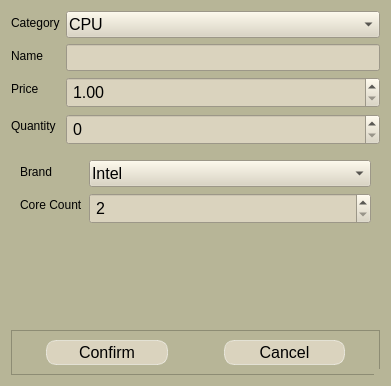
<?xml version="1.0" encoding="UTF-8"?>
<ui version="4.0">
 <class>AddProductDialog</class>
 <widget class="QDialog" name="AddProductDialog">
  <property name="geometry">
   <rect>
    <x>0</x>
    <y>0</y>
    <width>391</width>
    <height>386</height>
   </rect>
  </property>
  <property name="sizePolicy">
   <sizepolicy hsizetype="Preferred" vsizetype="Preferred">
    <horstretch>0</horstretch>
    <verstretch>0</verstretch>
   </sizepolicy>
  </property>
  <property name="windowTitle">
   <string>Add Product</string>
  </property>
  <property name="styleSheet">
   <string notr="true">QWidget{
background-color:rgb(183, 181, 151);
}</string>
  </property>
  <property name="sizeGripEnabled">
   <bool>true</bool>
  </property>
  <layout class="QVBoxLayout" name="verticalLayout">
   <property name="sizeConstraint">
    <enum>QLayout::SetMaximumSize</enum>
   </property>
   <item>
    <layout class="QFormLayout" name="formLayout">
     <item row="0" column="0">
      <widget class="QLabel" name="label">
       <property name="styleSheet">
        <string notr="true">QLabel {
    font: 800;
    color: black; /* Sets the font color to black */
}
</string>
       </property>
       <property name="text">
        <string>Category</string>
       </property>
      </widget>
     </item>
     <item row="0" column="1">
      <widget class="QComboBox" name="category">
       <property name="styleSheet">
        <string notr="true">QComboBox{
background-color: rgb(218, 211, 190);
color: black;


font-size: 16px;
padding:2px;
text-align: center;


}

QComboBox:hover {
background-color: rgba(255, 255, 255, 0.3);
}

</string>
       </property>
       <item>
        <property name="text">
         <string>CPU</string>
        </property>
       </item>
       <item>
        <property name="text">
         <string>RAM</string>
        </property>
       </item>
       <item>
        <property name="text">
         <string>Motherboard</string>
        </property>
       </item>
      </widget>
     </item>
     <item row="1" column="0">
      <widget class="QLabel" name="label_3">
       <property name="styleSheet">
        <string notr="true">QLabel {
    font: 800;
    color: black; /* Sets the font color to black */
}
</string>
       </property>
       <property name="text">
        <string>Name</string>
       </property>
      </widget>
     </item>
     <item row="1" column="1">
      <widget class="QLineEdit" name="name">
       <property name="sizePolicy">
        <sizepolicy hsizetype="Expanding" vsizetype="Fixed">
         <horstretch>0</horstretch>
         <verstretch>0</verstretch>
        </sizepolicy>
       </property>
       <property name="minimumSize">
        <size>
         <width>0</width>
         <height>0</height>
        </size>
       </property>
       <property name="styleSheet">
        <string notr="true">QLineEdit{
background-color: rgb(218, 211, 190);
color: black;


font-size: 16px;
padding:2px;
text-align: center;


}

QLineEdit:hover {
background-color: rgba(255, 255, 255, 0.3);
}

</string>
       </property>
       <property name="maxLength">
        <number>25</number>
       </property>
       <property name="placeholderText">
        <string/>
       </property>
       <property name="clearButtonEnabled">
        <bool>true</bool>
       </property>
      </widget>
     </item>
     <item row="2" column="0">
      <widget class="QLabel" name="label_4">
       <property name="styleSheet">
        <string notr="true">QLabel {
    font: 800;
    color: black; /* Sets the font color to black */
}
</string>
       </property>
       <property name="text">
        <string>Price</string>
       </property>
      </widget>
     </item>
     <item row="2" column="1">
      <widget class="QDoubleSpinBox" name="price">
       <property name="styleSheet">
        <string notr="true">QDoubleSpinBox{
background-color: rgb(218, 211, 190);
color: black;


font-size: 16px;
padding:2px;
text-align: center;


}

QDoubleSpinBox:hover {
background-color: rgba(255, 255, 255, 0.3);
}


</string>
       </property>
       <property name="minimum">
        <double>1.000000000000000</double>
       </property>
       <property name="maximum">
        <double>99999.990000000005239</double>
       </property>
      </widget>
     </item>
     <item row="3" column="0">
      <widget class="QLabel" name="label_10">
       <property name="styleSheet">
        <string notr="true">QLabel {
    font: 800;
    color: black; /* Sets the font color to black */
}
</string>
       </property>
       <property name="text">
        <string>Quantity</string>
       </property>
      </widget>
     </item>
     <item row="3" column="1">
      <widget class="QSpinBox" name="quantity">
       <property name="styleSheet">
        <string notr="true">QSpinBox{
background-color: rgb(218, 211, 190);
color: black;


font-size: 16px;
padding:2px;
text-align: center;


}

QSpinBox:hover {
background-color: rgba(255, 255, 255, 0.3);
}

</string>
       </property>
      </widget>
     </item>
    </layout>
   </item>
   <item>
    <widget class="QStackedWidget" name="stackedWidget">
     <property name="currentIndex">
      <number>0</number>
     </property>
     <widget class="QWidget" name="page">
      <layout class="QGridLayout" name="gridLayout">
       <item row="0" column="0">
        <layout class="QFormLayout" name="formLayout_2">
         <item row="0" column="0">
          <widget class="QLabel" name="label_2">
           <property name="styleSheet">
            <string notr="true">QLabel {
    font: 800;
    color: black; /* Sets the font color to black */
}
</string>
           </property>
           <property name="text">
            <string>Brand</string>
           </property>
          </widget>
         </item>
         <item row="0" column="1">
          <widget class="QComboBox" name="cpuBrand">
           <property name="styleSheet">
            <string notr="true">QComboBox{
background-color: rgb(218, 211, 190);
color: black;


font-size: 16px;
padding:2px;
text-align: center;


}

QComboBox:hover {
background-color: rgba(255, 255, 255, 0.3);
}

</string>
           </property>
           <item>
            <property name="text">
             <string>Intel</string>
            </property>
           </item>
           <item>
            <property name="text">
             <string>AMD</string>
            </property>
           </item>
          </widget>
         </item>
         <item row="1" column="0">
          <widget class="QLabel" name="label_5">
           <property name="styleSheet">
            <string notr="true">QLabel {
    font: 800;
    color: black; /* Sets the font color to black */
}
</string>
           </property>
           <property name="text">
            <string>Core Count</string>
           </property>
          </widget>
         </item>
         <item row="1" column="1">
          <widget class="QSpinBox" name="coreCount">
           <property name="styleSheet">
            <string notr="true">QSpinBox{
background-color: rgb(218, 211, 190);
color: black;


font-size: 16px;
padding:2px;
text-align: center;


}

QSpinBox:hover {
background-color: rgba(255, 255, 255, 0.3);
}


</string>
           </property>
           <property name="minimum">
            <number>2</number>
           </property>
           <property name="maximum">
            <number>300</number>
           </property>
           <property name="singleStep">
            <number>2</number>
           </property>
          </widget>
         </item>
        </layout>
       </item>
      </layout>
     </widget>
     <widget class="QWidget" name="page_2">
      <layout class="QGridLayout" name="gridLayout_2">
       <item row="0" column="0">
        <layout class="QFormLayout" name="formLayout_3">
         <item row="0" column="0">
          <widget class="QLabel" name="label_6">
           <property name="text">
            <string>Brand</string>
           </property>
          </widget>
         </item>
         <item row="0" column="1">
          <widget class="QComboBox" name="ramBrand">
           <item>
            <property name="text">
             <string>ADATA</string>
            </property>
           </item>
           <item>
            <property name="text">
             <string>Corsair</string>
            </property>
           </item>
           <item>
            <property name="text">
             <string>Crucial</string>
            </property>
           </item>
           <item>
            <property name="text">
             <string>G.Skill</string>
            </property>
           </item>
           <item>
            <property name="text">
             <string>HyperX</string>
            </property>
           </item>
           <item>
            <property name="text">
             <string>Kingston</string>
            </property>
           </item>
           <item>
            <property name="text">
             <string>Micron</string>
            </property>
           </item>
           <item>
            <property name="text">
             <string>Patriot Memory</string>
            </property>
           </item>
           <item>
            <property name="text">
             <string>Samsung</string>
            </property>
           </item>
           <item>
            <property name="text">
             <string>SK hynix</string>
            </property>
           </item>
          </widget>
         </item>
         <item row="1" column="1">
          <widget class="QComboBox" name="ramSize">
           <item>
            <property name="text">
             <string>4</string>
            </property>
           </item>
           <item>
            <property name="text">
             <string>8</string>
            </property>
           </item>
           <item>
            <property name="text">
             <string>16</string>
            </property>
           </item>
          </widget>
         </item>
         <item row="1" column="0">
          <widget class="QLabel" name="label_7">
           <property name="text">
            <string>Size (GB)</string>
           </property>
          </widget>
         </item>
        </layout>
       </item>
      </layout>
     </widget>
     <widget class="QWidget" name="page_3">
      <layout class="QGridLayout" name="gridLayout_3">
       <item row="0" column="0">
        <layout class="QFormLayout" name="formLayout_4">
         <item row="0" column="0">
          <widget class="QLabel" name="label_8">
           <property name="text">
            <string>Brand</string>
           </property>
          </widget>
         </item>
         <item row="0" column="1">
          <widget class="QComboBox" name="mbBrand">
           <item>
            <property name="text">
             <string>ASRock</string>
            </property>
           </item>
           <item>
            <property name="text">
             <string>Asus</string>
            </property>
           </item>
           <item>
            <property name="text">
             <string>Biostar</string>
            </property>
           </item>
           <item>
            <property name="text">
             <string>EVGA</string>
            </property>
           </item>
           <item>
            <property name="text">
             <string>Gigabyte</string>
            </property>
           </item>
           <item>
            <property name="text">
             <string>MSI</string>
            </property>
           </item>
          </widget>
         </item>
         <item row="1" column="0">
          <widget class="QLabel" name="label_9">
           <property name="text">
            <string>Form Factor</string>
           </property>
          </widget>
         </item>
         <item row="1" column="1">
          <widget class="QComboBox" name="mbSize">
           <item>
            <property name="text">
             <string>ATX</string>
            </property>
           </item>
           <item>
            <property name="text">
             <string>Micro-ATX</string>
            </property>
           </item>
           <item>
            <property name="text">
             <string>Mini-ITX</string>
            </property>
           </item>
          </widget>
         </item>
        </layout>
       </item>
      </layout>
     </widget>
    </widget>
   </item>
   <item>
    <widget class="QFrame" name="frame">
     <property name="frameShape">
      <enum>QFrame::StyledPanel</enum>
     </property>
     <property name="frameShadow">
      <enum>QFrame::Raised</enum>
     </property>
     <layout class="QHBoxLayout" name="horizontalLayout">
      <item>
       <widget class="QPushButton" name="confirm">
        <property name="styleSheet">
         <string notr="true">QPushButton{
background-color: rgb(218, 211, 190);
color: black;
border: 1px solid rgba(255, 255, 255, 0.5);
border-radius: 10px;
font-size: 16px;
padding:2px;
text-align: center;
margin-left: 25px;
margin-right:25px;
}

QPushButton:hover {
background-color: rgba(255, 255, 255, 0.3);
}

QPushButton:pressed {
background-color: rgba(255, 255, 255, 0.1);
}
</string>
        </property>
        <property name="text">
         <string>Confirm</string>
        </property>
       </widget>
      </item>
      <item>
       <widget class="QPushButton" name="cancel">
        <property name="styleSheet">
         <string notr="true">QPushButton{
background-color: rgb(218, 211, 190);
color: black;
border: 1px solid rgba(255, 255, 255, 0.5);
border-radius: 10px;
font-size: 16px;
padding:2px;
text-align: center;
margin-left: 25px;
margin-right:25px;
}

QPushButton:hover {
background-color: rgba(255, 255, 255, 0.3);
}

QPushButton:pressed {
background-color: rgba(255, 255, 255, 0.1);
}
</string>
        </property>
        <property name="text">
         <string>Cancel</string>
        </property>
       </widget>
      </item>
     </layout>
    </widget>
   </item>
  </layout>
 </widget>
 <resources/>
 <connections/>
</ui>
